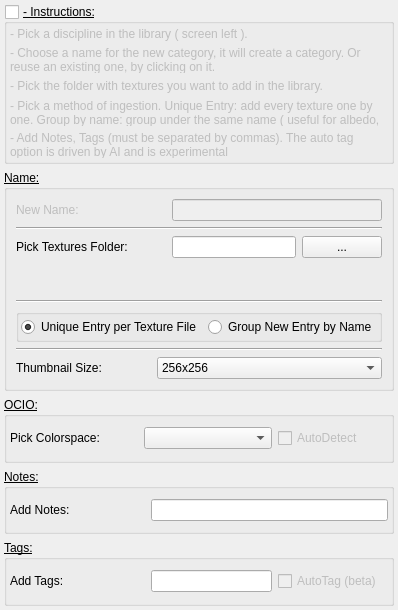
                <widget class="QWidget" name="scrollAreaWidgetContents_4">
                 <property name="geometry">
                  <rect>
                   <x>0</x>
                   <y>0</y>
                   <width>391</width>
                   <height>610</height>
                  </rect>
                 </property>
                 <layout class="QVBoxLayout" name="verticalLayout_77">
                  <property name="leftMargin">
                   <number>4</number>
                  </property>
                  <property name="topMargin">
                   <number>4</number>
                  </property>
                  <property name="rightMargin">
                   <number>4</number>
                  </property>
                  <property name="bottomMargin">
                   <number>4</number>
                  </property>
                  <item>
                   <widget class="QGroupBox" name="groupBox_sgInstructionsAdd_2">
                    <property name="minimumSize">
                     <size>
                      <width>0</width>
                      <height>160</height>
                     </size>
                    </property>
                    <property name="maximumSize">
                     <size>
                      <width>16777215</width>
                      <height>160</height>
                     </size>
                    </property>
                    <property name="font">
                     <font>
                      <pointsize>9</pointsize>
                      <bold>false</bold>
                      <underline>true</underline>
                     </font>
                    </property>
                    <property name="title">
                     <string>- Instructions:</string>
                    </property>
                    <property name="flat">
                     <bool>false</bool>
                    </property>
                    <property name="checkable">
                     <bool>true</bool>
                    </property>
                    <property name="checked">
                     <bool>false</bool>
                    </property>
                    <layout class="QVBoxLayout" name="verticalLayout_15">
                     <property name="leftMargin">
                      <number>3</number>
                     </property>
                     <property name="topMargin">
                      <number>3</number>
                     </property>
                     <property name="rightMargin">
                      <number>3</number>
                     </property>
                     <property name="bottomMargin">
                      <number>3</number>
                     </property>
                     <item>
                      <widget class="QLabel" name="label_sgInstructionsAdd_line01_2">
                       <property name="font">
                        <font>
                         <pointsize>9</pointsize>
                         <bold>false</bold>
                         <underline>false</underline>
                        </font>
                       </property>
                       <property name="text">
                        <string>- Pick a discipline in the library ( screen left ).</string>
                       </property>
                       <property name="wordWrap">
                        <bool>true</bool>
                       </property>
                      </widget>
                     </item>
                     <item>
                      <widget class="QLabel" name="label_sgInstructionsAdd_line02_2">
                       <property name="font">
                        <font>
                         <pointsize>9</pointsize>
                         <bold>false</bold>
                         <underline>false</underline>
                        </font>
                       </property>
                       <property name="text">
                        <string>- Choose a name for the new category, it will create a category. Or reuse an existing one, by clicking on it.</string>
                       </property>
                       <property name="wordWrap">
                        <bool>true</bool>
                       </property>
                      </widget>
                     </item>
                     <item>
                      <widget class="QLabel" name="label_sgInstructionsAdd_line03_2">
                       <property name="font">
                        <font>
                         <pointsize>9</pointsize>
                         <bold>false</bold>
                         <underline>false</underline>
                        </font>
                       </property>
                       <property name="text">
                        <string>- Pick the folder with textures you want to add in the library.</string>
                       </property>
                       <property name="wordWrap">
                        <bool>true</bool>
                       </property>
                      </widget>
                     </item>
                     <item>
                      <widget class="QLabel" name="label_sgInstructionsAdd_line04_2">
                       <property name="font">
                        <font>
                         <pointsize>9</pointsize>
                         <bold>false</bold>
                         <underline>false</underline>
                        </font>
                       </property>
                       <property name="text">
                        <string>- Pick a method of ingestion. Unique Entry: add every texture one by one. Group by name: group under the same name ( useful for albedo, roughness, displacement, etc ... )</string>
                       </property>
                       <property name="wordWrap">
                        <bool>true</bool>
                       </property>
                      </widget>
                     </item>
                     <item>
                      <widget class="QLabel" name="label_sgInstructionsAdd_line05_2">
                       <property name="font">
                        <font>
                         <pointsize>9</pointsize>
                         <bold>false</bold>
                         <underline>false</underline>
                        </font>
                       </property>
                       <property name="text">
                        <string>- Add Notes, Tags (must be separated by commas). The auto tag option is driven by AI and is experimental</string>
                       </property>
                       <property name="wordWrap">
                        <bool>true</bool>
                       </property>
                      </widget>
                     </item>
                    </layout>
                   </widget>
                  </item>
                  <item>
                   <widget class="QGroupBox" name="groupBox_sgAddTexturesFromFolder">
                    <property name="font">
                     <font>
                      <pointsize>9</pointsize>
                      <bold>false</bold>
                      <underline>true</underline>
                     </font>
                    </property>
                    <property name="title">
                     <string>Name:</string>
                    </property>
                    <layout class="QVBoxLayout" name="verticalLayout_6">
                     <item>
                      <layout class="QHBoxLayout" name="horizontalLayout_80">
                       <item>
                        <widget class="QLabel" name="label_3">
                         <property name="enabled">
                          <bool>false</bool>
                         </property>
                         <property name="minimumSize">
                          <size>
                           <width>150</width>
                           <height>0</height>
                          </size>
                         </property>
                         <property name="maximumSize">
                          <size>
                           <width>150</width>
                           <height>16777215</height>
                          </size>
                         </property>
                         <property name="font">
                          <font>
                           <pointsize>9</pointsize>
                           <bold>false</bold>
                           <underline>false</underline>
                          </font>
                         </property>
                         <property name="text">
                          <string>New Name:</string>
                         </property>
                        </widget>
                       </item>
                       <item>
                        <widget class="QLineEdit" name="lineEdit_sgTexturesNewName">
                         <property name="enabled">
                          <bool>false</bool>
                         </property>
                         <property name="font">
                          <font>
                           <pointsize>9</pointsize>
                           <bold>false</bold>
                           <underline>false</underline>
                          </font>
                         </property>
                         <property name="toolTip">
                          <string>&lt;html&gt;&lt;head/&gt;&lt;body&gt;&lt;p&gt;Pick the folder where thetexture you want to add to the Library lives. The script will find pattern and add them&lt;/p&gt;&lt;/body&gt;&lt;/html&gt;</string>
                         </property>
                         <property name="readOnly">
                          <bool>true</bool>
                         </property>
                        </widget>
                       </item>
                      </layout>
                     </item>
                     <item>
                      <widget class="Line" name="line_23">
                       <property name="orientation">
                        <enum>Qt::Horizontal</enum>
                       </property>
                      </widget>
                     </item>
                     <item>
                      <layout class="QHBoxLayout" name="horizontalLayout_21">
                       <item>
                        <widget class="QLabel" name="label_sgPickFolder">
                         <property name="minimumSize">
                          <size>
                           <width>150</width>
                           <height>0</height>
                          </size>
                         </property>
                         <property name="maximumSize">
                          <size>
                           <width>150</width>
                           <height>16777215</height>
                          </size>
                         </property>
                         <property name="font">
                          <font>
                           <pointsize>9</pointsize>
                           <bold>false</bold>
                           <underline>false</underline>
                          </font>
                         </property>
                         <property name="text">
                          <string>Pick Textures Folder:        </string>
                         </property>
                        </widget>
                       </item>
                       <item>
                        <widget class="QLineEdit" name="lineEdit_sgFolderTexturesEntry">
                         <property name="enabled">
                          <bool>true</bool>
                         </property>
                         <property name="font">
                          <font>
                           <pointsize>9</pointsize>
                           <bold>false</bold>
                           <underline>false</underline>
                          </font>
                         </property>
                         <property name="toolTip">
                          <string>&lt;html&gt;&lt;head/&gt;&lt;body&gt;&lt;p&gt;Pick the folder where thetexture you want to add to the Library lives. The script will find pattern and add them&lt;/p&gt;&lt;/body&gt;&lt;/html&gt;</string>
                         </property>
                         <property name="readOnly">
                          <bool>true</bool>
                         </property>
                        </widget>
                       </item>
                       <item>
                        <widget class="QPushButton" name="pushButton_sg_PickFolderTexturesEntry">
                         <property name="minimumSize">
                          <size>
                           <width>80</width>
                           <height>0</height>
                          </size>
                         </property>
                         <property name="maximumSize">
                          <size>
                           <width>80</width>
                           <height>16777215</height>
                          </size>
                         </property>
                         <property name="font">
                          <font>
                           <pointsize>9</pointsize>
                           <bold>false</bold>
                           <underline>false</underline>
                          </font>
                         </property>
                         <property name="cursor">
                          <cursorShape>PointingHandCursor</cursorShape>
                         </property>
                         <property name="text">
                          <string>...</string>
                         </property>
                        </widget>
                       </item>
                      </layout>
                     </item>
                     <item>
                      <widget class="QLabel" name="label_sgFoundTextureFolder">
                       <property name="minimumSize">
                        <size>
                         <width>0</width>
                         <height>30</height>
                        </size>
                       </property>
                       <property name="maximumSize">
                        <size>
                         <width>16777215</width>
                         <height>30</height>
                        </size>
                       </property>
                       <property name="font">
                        <font>
                         <pointsize>9</pointsize>
                         <bold>false</bold>
                         <underline>false</underline>
                        </font>
                       </property>
                       <property name="text">
                        <string/>
                       </property>
                      </widget>
                     </item>
                     <item>
                      <layout class="QHBoxLayout" name="horizontalLayout_20"/>
                     </item>
                     <item>
                      <widget class="Line" name="line_9">
                       <property name="orientation">
                        <enum>Qt::Horizontal</enum>
                       </property>
                      </widget>
                     </item>
                     <item>
                      <widget class="QGroupBox" name="groupBox_TexturesUnique">
                       <property name="title">
                        <string/>
                       </property>
                       <layout class="QVBoxLayout" name="verticalLayout_98">
                        <property name="leftMargin">
                         <number>2</number>
                        </property>
                        <property name="topMargin">
                         <number>2</number>
                        </property>
                        <property name="rightMargin">
                         <number>2</number>
                        </property>
                        <property name="bottomMargin">
                         <number>2</number>
                        </property>
                        <item>
                         <layout class="QHBoxLayout" name="horizontalLayout_11">
                          <item>
                           <widget class="QRadioButton" name="radioButton_sgUniqueEntryText">
                            <property name="font">
                             <font>
                              <pointsize>9</pointsize>
                              <bold>false</bold>
                              <underline>false</underline>
                             </font>
                            </property>
                            <property name="text">
                             <string>Unique Entry per Texture File</string>
                            </property>
                            <property name="checked">
                             <bool>true</bool>
                            </property>
                           </widget>
                          </item>
                          <item>
                           <widget class="QRadioButton" name="radioButton_sgGroupEntryText">
                            <property name="font">
                             <font>
                              <pointsize>9</pointsize>
                              <bold>false</bold>
                              <underline>false</underline>
                             </font>
                            </property>
                            <property name="text">
                             <string>Group New Entry by Name</string>
                            </property>
                           </widget>
                          </item>
                         </layout>
                        </item>
                       </layout>
                      </widget>
                     </item>
                     <item>
                      <widget class="Line" name="line_11">
                       <property name="orientation">
                        <enum>Qt::Horizontal</enum>
                       </property>
                      </widget>
                     </item>
                     <item>
                      <layout class="QHBoxLayout" name="horizontalLayout_24">
                       <item>
                        <widget class="QLabel" name="label_sgPreviewTextRes">
                         <property name="minimumSize">
                          <size>
                           <width>135</width>
                           <height>0</height>
                          </size>
                         </property>
                         <property name="maximumSize">
                          <size>
                           <width>135</width>
                           <height>16777215</height>
                          </size>
                         </property>
                         <property name="font">
                          <font>
                           <pointsize>9</pointsize>
                           <bold>false</bold>
                           <underline>false</underline>
                          </font>
                         </property>
                         <property name="text">
                          <string>Thumbnail Size:</string>
                         </property>
                        </widget>
                       </item>
                       <item>
                        <widget class="QComboBox" name="comboBox_sgPreviewTextRes">
                         <property name="maximumSize">
                          <size>
                           <width>16777215</width>
                           <height>16777215</height>
                          </size>
                         </property>
                         <property name="font">
                          <font>
                           <pointsize>9</pointsize>
                           <bold>false</bold>
                           <underline>false</underline>
                          </font>
                         </property>
                         <item>
                          <property name="text">
                           <string>256x256</string>
                          </property>
                         </item>
                         <item>
                          <property name="text">
                           <string>512x512</string>
                          </property>
                         </item>
                        </widget>
                       </item>
                      </layout>
                     </item>
                    </layout>
                   </widget>
                  </item>
                  <item>
                   <widget class="QGroupBox" name="groupBox_sgAddTextOCIO">
                    <property name="font">
                     <font>
                      <pointsize>9</pointsize>
                      <bold>false</bold>
                      <underline>true</underline>
                     </font>
                    </property>
                    <property name="title">
                     <string>OCIO:</string>
                    </property>
                    <layout class="QVBoxLayout" name="verticalLayout_22">
                     <property name="leftMargin">
                      <number>3</number>
                     </property>
                     <property name="topMargin">
                      <number>3</number>
                     </property>
                     <property name="rightMargin">
                      <number>3</number>
                     </property>
                     <property name="bottomMargin">
                      <number>3</number>
                     </property>
                     <item>
                      <layout class="QHBoxLayout" name="horizontalLayout_31">
                       <item>
                        <widget class="QLabel" name="label_sgLTOCIO">
                         <property name="maximumSize">
                          <size>
                           <width>135</width>
                           <height>16777215</height>
                          </size>
                         </property>
                         <property name="font">
                          <font>
                           <pointsize>9</pointsize>
                           <bold>false</bold>
                           <underline>false</underline>
                          </font>
                         </property>
                         <property name="text">
                          <string>Pick Colorspace:</string>
                         </property>
                        </widget>
                       </item>
                       <item>
                        <widget class="QComboBox" name="comboBox_sgLTOCIO">
                         <property name="font">
                          <font>
                           <pointsize>9</pointsize>
                           <bold>false</bold>
                           <underline>false</underline>
                          </font>
                         </property>
                        </widget>
                       </item>
                       <item>
                        <widget class="QCheckBox" name="checkBox_sgLTAutoOCIO">
                         <property name="enabled">
                          <bool>false</bool>
                         </property>
                         <property name="minimumSize">
                          <size>
                           <width>110</width>
                           <height>0</height>
                          </size>
                         </property>
                         <property name="maximumSize">
                          <size>
                           <width>110</width>
                           <height>16777215</height>
                          </size>
                         </property>
                         <property name="font">
                          <font>
                           <pointsize>9</pointsize>
                           <bold>false</bold>
                           <underline>false</underline>
                          </font>
                         </property>
                         <property name="text">
                          <string>AutoDetect</string>
                         </property>
                        </widget>
                       </item>
                      </layout>
                     </item>
                    </layout>
                   </widget>
                  </item>
                  <item>
                   <widget class="QGroupBox" name="groupBox_sgAddTextureNotes">
                    <property name="font">
                     <font>
                      <pointsize>9</pointsize>
                      <bold>false</bold>
                      <underline>true</underline>
                     </font>
                    </property>
                    <property name="title">
                     <string>Notes:</string>
                    </property>
                    <layout class="QVBoxLayout" name="verticalLayout_16">
                     <property name="leftMargin">
                      <number>3</number>
                     </property>
                     <property name="topMargin">
                      <number>3</number>
                     </property>
                     <property name="rightMargin">
                      <number>3</number>
                     </property>
                     <property name="bottomMargin">
                      <number>3</number>
                     </property>
                     <item>
                      <layout class="QHBoxLayout" name="horizontalLayout_26">
                       <item>
                        <widget class="QLabel" name="label_sgLTNotes">
                         <property name="minimumSize">
                          <size>
                           <width>135</width>
                           <height>0</height>
                          </size>
                         </property>
                         <property name="font">
                          <font>
                           <pointsize>9</pointsize>
                           <bold>false</bold>
                           <underline>false</underline>
                          </font>
                         </property>
                         <property name="text">
                          <string>Add Notes:                  </string>
                         </property>
                        </widget>
                       </item>
                       <item>
                        <widget class="QLineEdit" name="lineEdit_sgTexturesAddNotes">
                         <property name="font">
                          <font>
                           <pointsize>9</pointsize>
                           <bold>false</bold>
                           <underline>false</underline>
                          </font>
                         </property>
                         <property name="toolTip">
                          <string>&lt;html&gt;&lt;head/&gt;&lt;body&gt;&lt;p&gt;Add any tags to your entry, in the future a search option will added &lt;/p&gt;&lt;/body&gt;&lt;/html&gt;</string>
                         </property>
                        </widget>
                       </item>
                      </layout>
                     </item>
                    </layout>
                   </widget>
                  </item>
                  <item>
                   <widget class="QGroupBox" name="groupBox_sgAddTexTags">
                    <property name="font">
                     <font>
                      <pointsize>9</pointsize>
                      <bold>false</bold>
                      <underline>true</underline>
                     </font>
                    </property>
                    <property name="title">
                     <string>Tags:</string>
                    </property>
                    <layout class="QVBoxLayout" name="verticalLayout_14">
                     <property name="leftMargin">
                      <number>3</number>
                     </property>
                     <property name="topMargin">
                      <number>3</number>
                     </property>
                     <property name="rightMargin">
                      <number>3</number>
                     </property>
                     <property name="bottomMargin">
                      <number>3</number>
                     </property>
                     <item>
                      <layout class="QHBoxLayout" name="horizontalLayout_9">
                       <item>
                        <widget class="QLabel" name="label_sgTexturesAddTag">
                         <property name="minimumSize">
                          <size>
                           <width>135</width>
                           <height>0</height>
                          </size>
                         </property>
                         <property name="maximumSize">
                          <size>
                           <width>150</width>
                           <height>16777215</height>
                          </size>
                         </property>
                         <property name="font">
                          <font>
                           <pointsize>9</pointsize>
                           <bold>false</bold>
                           <underline>false</underline>
                          </font>
                         </property>
                         <property name="text">
                          <string>Add Tags:</string>
                         </property>
                        </widget>
                       </item>
                       <item>
                        <widget class="QLineEdit" name="lineEdit_sgTexturesAddTag">
                         <property name="font">
                          <font>
                           <pointsize>9</pointsize>
                           <bold>false</bold>
                           <underline>false</underline>
                          </font>
                         </property>
                         <property name="toolTip">
                          <string>&lt;html&gt;&lt;head/&gt;&lt;body&gt;&lt;p&gt;Pick the folder where thetexture you want to add to the Library lives. The script will find pattern and add them&lt;/p&gt;&lt;/body&gt;&lt;/html&gt;</string>
                         </property>
                        </widget>
                       </item>
                       <item>
                        <widget class="QCheckBox" name="checkBox_sgTexturesAddAutoTag">
                         <property name="enabled">
                          <bool>false</bool>
                         </property>
                         <property name="minimumSize">
                          <size>
                           <width>110</width>
                           <height>0</height>
                          </size>
                         </property>
                         <property name="maximumSize">
                          <size>
                           <width>110</width>
                           <height>16777215</height>
                          </size>
                         </property>
                         <property name="font">
                          <font>
                           <pointsize>9</pointsize>
                           <bold>false</bold>
                           <underline>false</underline>
                          </font>
                         </property>
                         <property name="text">
                          <string>AutoTag (beta)</string>
                         </property>
                        </widget>
                       </item>
                      </layout>
                     </item>
                    </layout>
                   </widget>
                  </item>
                 </layout>
                </widget>
